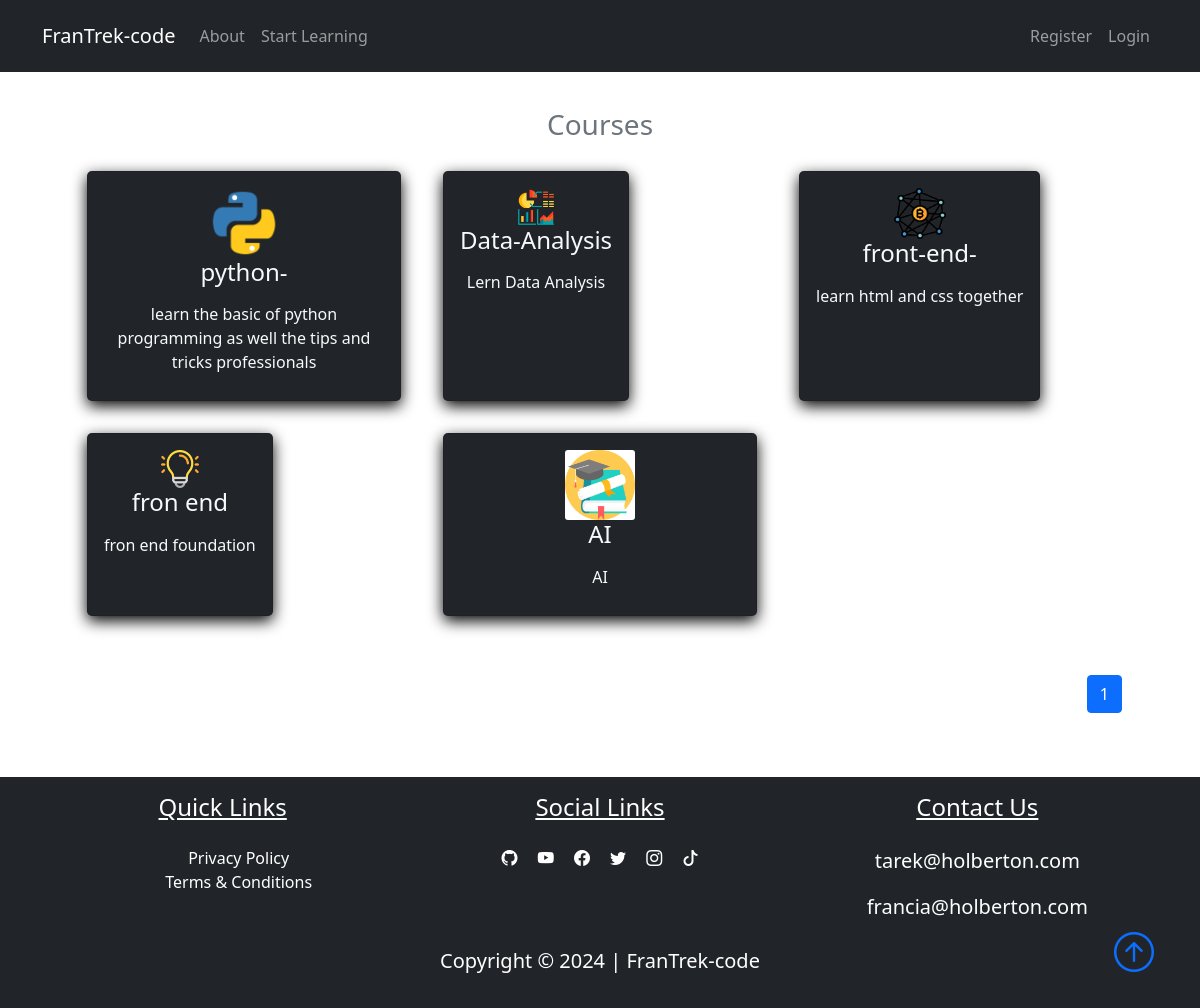
Screenshot of /courses with the database file from the repository.
### FranTrek/models.py (models this page shows, shortened)
class Course(db.Model):
    id = db.Column(db.Integer, primary_key=True)
    title = db.Column(db.String(50), unique=True, nullable=False)
    description = db.Column(db.String(150), nullable=False)
    icon = db.Column(db.String(20), nullable=False, default="default_icon.jpg")
    lessons = db.relationship("Lesson", backref="course_name", lazy=True)

### FranTrek/courses/routes.py (the view)
@courses_bp.route("/courses")
def courses():
    page = request.args.get("page", 1, type=int)
    courses = Course.query.paginate(page=page, per_page=6)
    return render_template("courses.html", title="Courses", courses=courses)

### FranTrek/templates/courses.html
{% extends "layout.html"%}
{% block content %}
<section class="bg-ligh">
    <div class="container p-5">
        <h3 class="text-center text-secondary" id='learn'>Courses</h3>
        <div class="row">
            {% for course in courses.items %}
            <div class="col-sm-12 col-md-6 col-lg-4 p-3 d-flex align-items-stretch">
                <a href="{{url_for('courses.course', course_title=course.title)}}" class="text-decoration-none">
                    <div class="card bg-dark text-light h-100">
                        <div class="card-body text-center">
                            <img src="{{url_for('static', filename='course_icons/'+course.icon)}}" alt=""
                                class="card-img w-25">
                            <h4 class="card-title mb-3">
                                {{course.title}}
                            </h4>
                            <p class="card-text">{{course.description}}</p>
                        </div>
                    </div>
                </a>
            </div>
            {% endfor %}
            <nav class="mt-5" aria-label="...">
                <ul class="pagination" style="display: flex; justify-content: flex-end">
                    {% for page_num in courses.iter_pages(left_edge=1, right_edge=1, left_current=1, right_current=2) %}
                    {% if page_num %}
                    {% if courses.page == page_num %}
                    <li class="page-item active">
                        <a href="{{url_for('courses.courses', page=page_num)}}" class="page-link">{{page_num}}</a>
                    </li>
                    {%else%}
                    <li class="page-item">
                        <a href="{{url_for('courses.courses', page=page_num)}}" class="page-link">{{page_num}}</a>
                    </li>
                    {%endif%}
                    {% else %}
                    ...
                    {% endif %}
                    {% endfor %}
                </ul>
            </nav>
        </div>
    </div>
</section>
{% endblock content %}

### FranTrek/static/main.css (style rules this page uses)
body::before { display: block; content: ''; height: 60px; }
.card { transition: 0.7s ease; box-shadow: 0 5px 15px rgba(1 1 1/ 15); border-radius: 5px; margin: 5px; }

### rows the page displays
Course: icon (picture), title "python-", description "learn the basic of python programming as well the tips and tricks professionals"
Course: icon (picture), title "Data-Analysis", description "Lern Data Analysis"
Course: icon (picture), title "front-end-", description "learn html and css together"
Course: icon (picture), title "fron end", description "fron end foundation"
Course: icon (placeholder picture), title "AI", description "AI"

### other values shown
{{ page_num }} "1"
